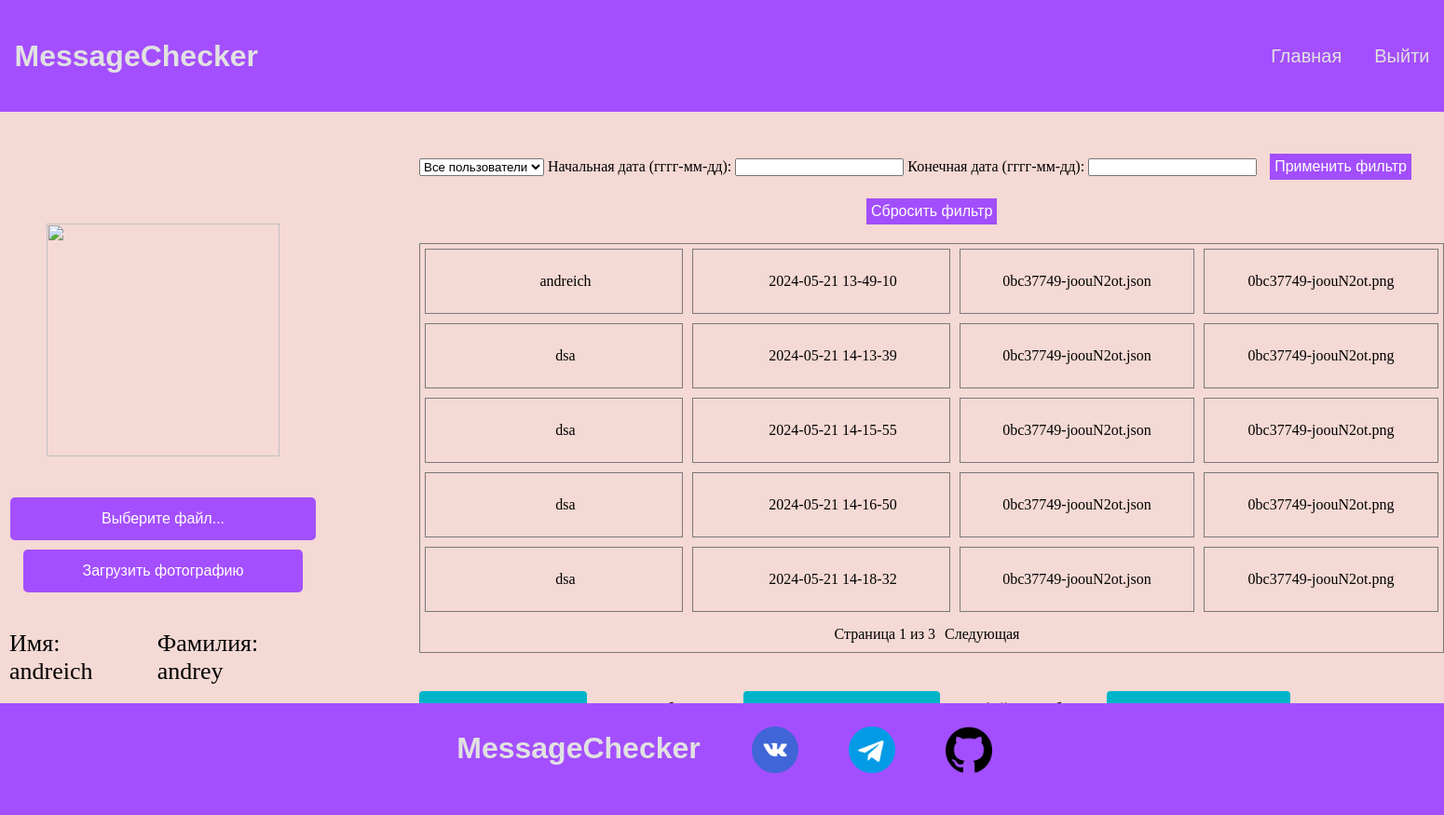
Screenshot of /profile (signed in) with the database file from the repository.
### tables this page shows
CREATE TABLE mainmenu (
	id INTEGER NOT NULL, 
	title VARCHAR(20), 
	url VARCHAR(20), 
	PRIMARY KEY (id)
);

CREATE TABLE "users"
(
    id_user      INTEGER      not null
        primary key,
    user_surname VARCHAR(64)  not null,
    user_name    VARCHAR(64)  not null,
    email        VARCHAR(100) not null
        unique,
    password     VARCHAR(20)  not null,
    avatar       VARCHAR(100)    default null,
    role         BOOLEAN default False
);

CREATE TABLE uses (
	id_use INTEGER NOT NULL, 
	date_time DATETIME, 
	id_user INTEGER, 
	id_image INTEGER, 
	id_file INTEGER, 
	PRIMARY KEY (id_use), 
	FOREIGN KEY(id_user) REFERENCES users (id_user), 
	FOREIGN KEY(id_image) REFERENCES images (id_image), 
	FOREIGN KEY(id_file) REFERENCES files (id_file)
);

CREATE TABLE "files"
(
    id_file   INTEGER
        primary key autoincrement,
    file_name VARCHAR(101),
    id_user   INTEGER
        references users,
    id_image  INTEGER
        references users
);

CREATE TABLE images (
	id_image INTEGER NOT NULL, 
	image_name VARCHAR(100), 
	id_user INTEGER, 
	PRIMARY KEY (id_image), 
	FOREIGN KEY(id_user) REFERENCES users (id_user)
);

### app.py (the view, shortened to what this page needs)
@app.route('/profile')
@login_required
def profile():
    start_date = request.args.get('start')
    end_date = request.args.get('end')
    detected = request.args.get('detected')
    selected_user = request.args.get('user')
    usages = dbase.getuserusage(current_user.get_id()) if int(current_user.get_role()) == 0 else dbase.getallusage()
    print('1111111111111111111111111111', usages)
    if start_date is None:
        start_date = ''  # Установите значение по умолчанию, если параметр не передан
    if end_date is None:
        end_date = ''  # Установите значение по умолчанию, если параметр не передан
    if detected is None:
        detected = ''  # Установите значение по умолчанию, если параметр не передан
    if selected_user:
        usages = [usage for usage in usages if usage['user_name'] == selected_user]
    page = request.args.get('page', 1, type=int)
    per_page = 5
    start = (page - 1) * per_page
    end = start + per_page
    total_pages = (len(usages) + per_page - 1) // per_page
    if type(usages) != str:
        sliced_usages = usages[start:end]
    formatted_usages = []
    if int(current_user.get_role()) == 0:
        for i in sliced_usages:
            formatted_usage = [
                i['date_time'],
                str(i['image_name'].split('\\')[1]),
                str(i['file_name'].split('\\')[2])
            ]
            formatted_usages.append(formatted_usage)
    else:
        for i in sliced_usages:
            formatted_usage = [
                i['date_time'],
                str(i['image_name'].split('\\')[1]),
                str(i['file_name'].split('\\')[2]),
                str(i['user_name'])
            ]
            formatted_usages.append(formatted_usage)
    if int(current_user.get_role()) == 0:
        return render_template('profile.html', menu=dbase.getmenu(), uses=formatted_usages, total_pages=total_pages,
                               page=page, start_date=start_date, end_date=end_date)
    else:
        unique_users = dbase.get_unique_users()
        return render_template('admin_profile.html', menu=dbase.getmenu(), uses=formatted_usages,
                               total_pages=total_pages, page=page, start_date=start_date, end_date=end_date,
                               unique_users=unique_users, selected_user=selected_user, detected=detected)

### app.py (called while the page is built)
@login_manager.user_loader
def load_user(user_id):
    return UserLogin().fromDB(user_id, dbase)

def connect_db():
    conn = sqlite3.connect(app.config['DATABASE'])
    conn.row_factory = sqlite3.Row
    return conn

def get_db():
    if not hasattr(g, 'link_db'):
        g.link_db = connect_db()
    return g.link_db

@app.before_request
def before_request():
    global dbase
    db = get_db()
    dbase = FDataBase(db)

### helpers/FDataBase.py (called while the page is built)
    def getmenu(self):
        try:
            self.__cur.execute(f"SELECT * FROM mainmenu")
            res = self.__cur.fetchall()
            if res: return res
        except sqlite3.Error as e:
            print("Ошибка получения данных из БД " + str(e))

    def getuser(self, id_user):
        try:
            self.__cur.execute(f"SELECT * FROM users WHERE id_user = {id_user} LIMIT 1")
            res = self.__cur.fetchone()
            if not res:
                print("Пользователь не найден")
                return False
            return res
        except sqlite3.Error as e:
            print("Ошибка получения данных из БД " + str(e))
        return False

    def getallusage(self):
        try:
            self.__cur.execute(f"SELECT us.user_name, i.image_name, f.file_name, u.date_time FROM uses u "
                               f"INNER JOIN users us ON u.id_user = us.id_user "
                               f"INNER JOIN images i ON u.id_image = i.id_image "
                               f"INNER JOIN files f ON u.id_file = f.id_file")
            res = self.__cur.fetchall()
            if not res:
                res = "Модель еще не была использована"
                print(11111111111111111111111, res)
                return res
            return res
        except sqlite3.Error as e:
            print("Ошибка file" + str(e))
        return False

    def get_unique_users(self):
        try:
            self.__cur.execute(f"SELECT DISTINCT us.user_name FROM uses u "
                               f"INNER JOIN users us ON u.id_user = us.id_user ")
            users = self.__cur.fetchall()
            return [user[0] for user in users]
        except sqlite3.Error as e:
            print("Ошибка " + str(e))
        return False

### helpers/UserLogin.py (called while the page is built)
    def fromDB(self, user_id, db):
        self.__user = db.getuser(user_id)
        return self

    def get_role(self):
        return str(self.__user['role'])

    def getname(self):
        return self.__user['user_name'] if self.__user else 'Без имени'

### templates/admin_profile.html (shortened to what this page needs)
<!DOCTYPE html>
<html lang="en">
<head>
    <link rel="stylesheet" type="text/css" href="{{ url_for('static', filename='css/admin.css') }}">
    <link rel="stylesheet" type="text/css" href="{{ url_for('static', filename='css/errors.css') }}">
</head>
<body>
    <div class="header">
         <div class="logo">
            <h1>MessageChecker</h1>
        </div>
        <div class="menu">
            {% for m in menu %}
            {%if m.title == 'Войти'%}
                <a href="{{ url_for('logout') }}">Выйти</a>
            {%else%}
                <a href="{{m.url}}">{{m.title}}</a>
            {%endif%}
            {% endfor %}
        </div>
    </div>
<div class="main">
    <div class="profile">
    <div class="avatar">
        <img src="{{ url_for('userava') }}" alt="" style="width: 250px; height: 250px;">
    </div>
    <div class="form-container">
    <form action="{{ url_for('upload')}}" method="post" enctype="multipart/form-data" style="display: flex">
      <div class="input-file-container">
        <label tabindex="0" for="my-file" class="input-file-trigger">Выберите файл...</label>
        <input type="submit" value="Загрузить фотографию">
      </div>
    </form>
    </div>
    <div class="name_surname">
            <p>Имя: {{ current_user.getname() }}</p>
            <p>Фамилия: {{ current_user.getsurname() }}</p>
    </div>
    <div class="email">
            <p>Email: {{ current_user.getemail() }}</p>
    </div>
    </div>
<div class="func">
    <div class="filters">
    <form action="{{ url_for('profile') }}" method="get">
        <select id="user" name="user">
            <option value="">Все пользователи</option>
        </select>
        <label for="start">Начальная дата (гггг-мм-дд):</label>
        <input type="text" id="start" name="start" value="{{ start_date}}">
        <label for="end">Конечная дата (гггг-мм-дд):</label>
        <input type="text" id="end" name="end" value="{{ end_date }}">
        <button type="submit">Применить фильтр</button>
    </form>
         <a href="{{ url_for('profile')}}"><button type="reset">Сбросить фильтр</button></a>
    </div>
<div class="uses">
    {% if not uses[0][1] %}
        {{uses}}
    {% else %}
        {% for u in uses %}
            <div class="rows">
                <p style="padding-left: 50px">{{ u[3] }}</p>
                <p style="padding-left: 50px">{{ u[0] }}</p>
                 <a class="image_f" href="{{ url_for('download_file', date_time=u[0], filename=u[2]) }}">{{ u[2] }}</a>
                <a class="image_d" href="{{ url_for('download_image', filename=u[1]) }}">{{ u[1] }}</a>
            </div>
        {% endfor %}
    <div class="pagination">
    <span>Страница {{page}} из {{total_pages}}</span>
    {% if page < total_pages %}
        <a class="paga" href="{{ url_for('profile', page=page+1, start=start_date, end=end_date, user=selected_user ) }}">Следующая</a>
    {% endif %}
    </div>
    {% endif %}
</div>
<form action="{{ url_for('check_json') }}" method="post" enctype="multipart/form-data">
    <label class="input-e input-db">
        <span title="База должна иметь вид {'1': password, ..., n: password_n} " class="input-db-btn">Выберите базу паролей</span>
        <span class="input-e-text">База не выбрана</span>
    </label>
    <label class="input-e input-img" style="margin-left: 20px;">
        <span class="input-img-btn">Выберите json-расшифровку</span>
        <span class="input-e-text">Json файл не выбран</span>
    </label>
    <button class='db-sub'  type="submit">Проверить фотографию</button>
</form>
</div>
    </div>
<div class="footer">
        <div class="footer-logo">
            <h1>MessageChecker</h1>
        </div>
        <div class="links">
            <a href="">
                <img src="{{ url_for('static', filename='images/vk.png') }}" alt="" style="">
            </a>
            <a href="">
                <img src="{{ url_for('static', filename='images/tg.png') }}" alt="" style="width: 50px; height: 50px">
            </a>
            <a href="">
                <img src="{{ url_for('static', filename='images/github.png') }}" alt="" style="width: 50px; height: 50px">
            </a>
        </div>
    </div>
</body>
</html>

### rows the page displays
mainmenu: title "Главная"
users: getname "andreich", getsurname "andrey"
uses: user_name "andreich", date_time "2024-05-21 13-49-10", file_name "0bc37749-joouN2ot.json", image_name "0bc37749-joouN2ot.png"
uses: user_name "dsa", date_time "2024-05-21 14-13-39", file_name "0bc37749-joouN2ot.json", image_name "0bc37749-joouN2ot.png"
uses: user_name "dsa", date_time "2024-05-21 14-15-55", file_name "0bc37749-joouN2ot.json", image_name "0bc37749-joouN2ot.png"
uses: user_name "dsa", date_time "2024-05-21 14-16-50", file_name "0bc37749-joouN2ot.json", image_name "0bc37749-joouN2ot.png"
uses: user_name "dsa", date_time "2024-05-21 14-18-32", file_name "0bc37749-joouN2ot.json", image_name "0bc37749-joouN2ot.png"

### other values shown
{{ page }} "1"
{{ total_pages }} "3"
